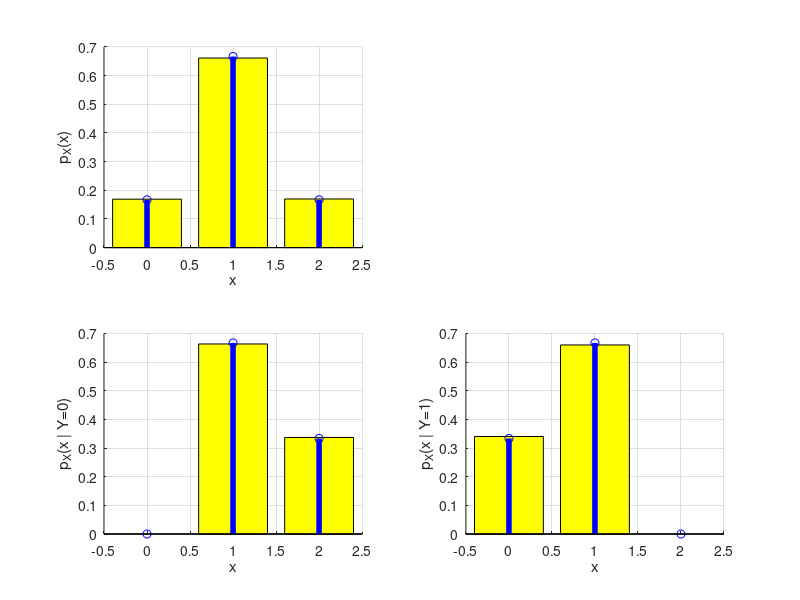
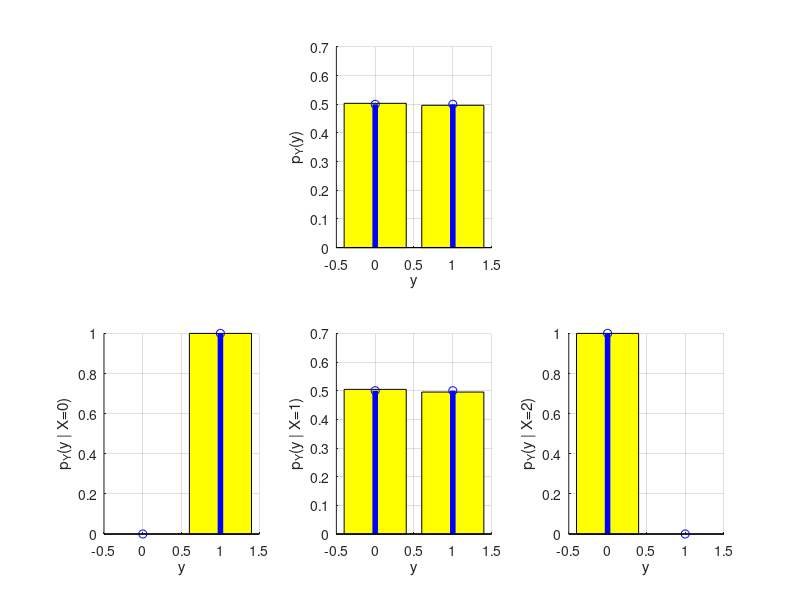

The MATLAB script that drew these images, in order:
clear all; close all; clc;
pkg load statistics;

N = 10000;  % Número de realizações

X = zeros(1, N);
Y = zeros(1, N);

for i = 1 : N
  urna = ['R' 'R' 'G' 'B'];
  idx1 = randi([1 4]);
  B1 = urna(idx1);
  urna(idx1) = [];
  idx2 = randi([1 3]);
  B2 = urna(idx2);
  urna(idx2) = [];
  X(i) = sum([B1 B2] == 'R');
  Y(i) = sum([B1 B2] == 'G');
end
x = [0 1 2];
y = [0 1];

pmfXY_sim = hist3([X' Y'], {x, y}) / N
pmfXY_teo = [0 1/6; 1/3 1/3; 1/6 0]

pmfX_sim = hist(X, x) / N;
pmfX_teo = [1/6 2/3 1/6];

pmfY_sim = hist(Y, y) / N;
pmfY_teo = [1/2 1/2];

pmfX_condY_sim = zeros(2, 3);
for i = 1:length(y)
    XcondY = X(Y == y(i));
    pmfX_condY_sim(i, :) = hist(XcondY, x) / sum(Y == y(i));
end
pmfX_condY_teo = [0 2/3 1/3; 1/3 2/3 0];

pmfY_condX_sim = zeros(3, 2);
for i = 1:length(x)
  YcondX = Y(X == x(i));
  pmfY_condX_sim(i, :) = hist(YcondX, y) / sum(X == x(i));
end
pmfY_condX_teo = [0 1; 1/2 1/2; 1 0];

figure;
subplot(2, 2, 1); hold on; grid on;
bar(x, pmfX_sim, 'y');
stem(x, pmfX_teo, 'b', 'LineWidth', 4);
xlabel('x'); ylabel('p_X(x)');
for i = 1 : length(y)
  subplot(2, 2, i + 2); hold on; grid on;
  bar(x, pmfX_condY_sim(i, :), 'y');
  stem(x, pmfX_condY_teo(i, :), 'b', 'LineWidth', 4);
  xlabel('x'); ylabel(sprintf('p_X(x | Y=%d)', y(i)));
end

figure;
subplot(2, 3, 2); hold on; grid on;
bar(y, pmfY_sim, 'y');
stem(y, pmfY_teo, 'b', 'LineWidth', 4);
xlabel('y'); ylabel('p_Y(y)');
for i = 1 : length(x)
  subplot(2, 3, i + 3); hold on; grid on;
  bar(y, pmfY_condX_sim(i, :), 'y');
  stem(y, pmfY_condX_teo(i, :), 'b', 'LineWidth', 4);
  xlabel('y'); ylabel(sprintf('p_Y(y | X=%d)', x(i)));
end
